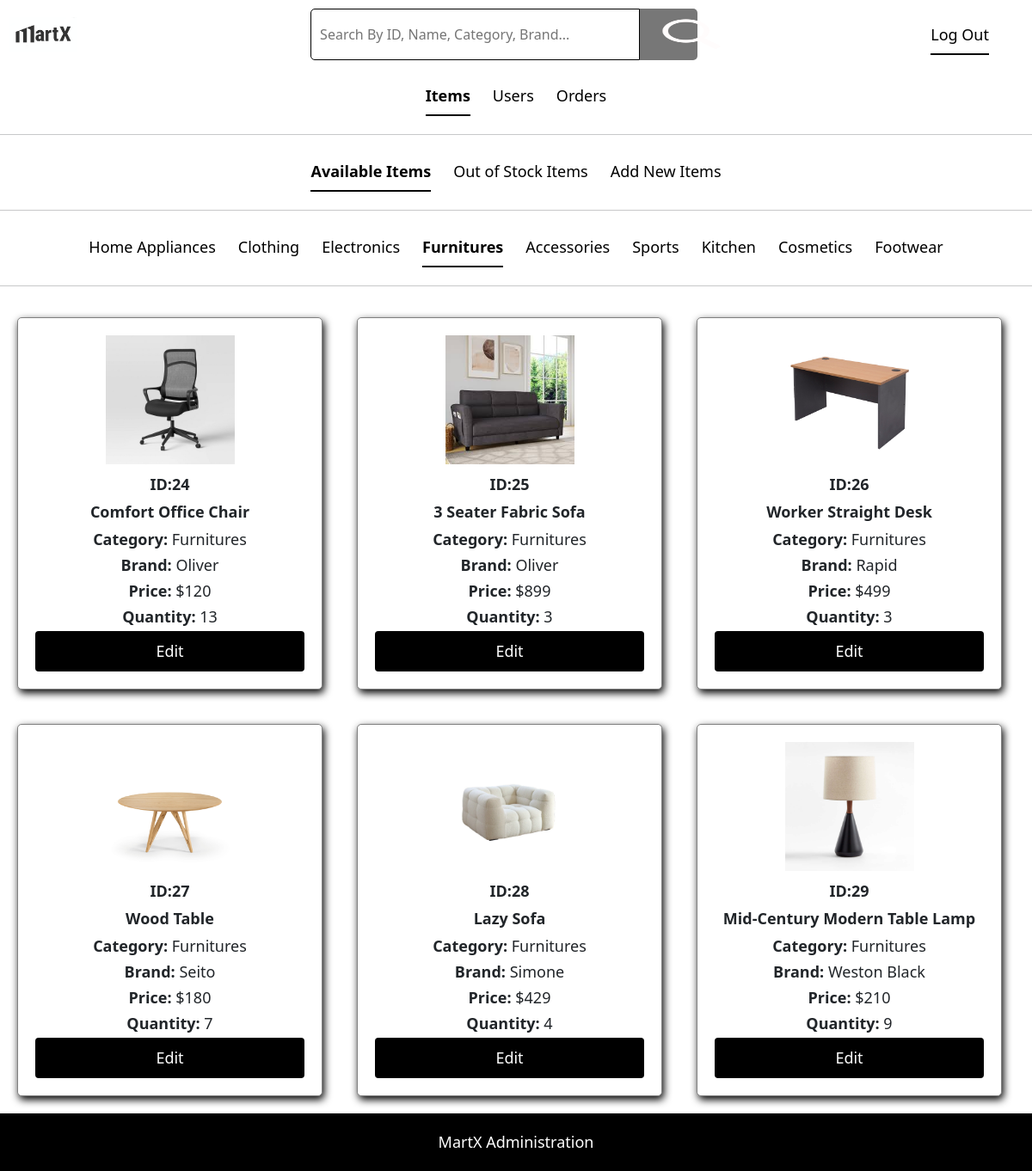
Page /Admin-Items/ViewItemsFurnitures.php (signed in) on the committed database.
### tables this page shows
CREATE TABLE `items` (
  `itemID` int(11) NOT NULL,
  `itemName` varchar(255) NOT NULL,
  `itemCategory` varchar(100) NOT NULL,
  `itemBrand` varchar(100) NOT NULL,
  `itemPrice` int(11) NOT NULL,
  `itemQuantity` int(11) NOT NULL,
  `itemPhoto` longblob NOT NULL
);

### Admin-Items/ViewItemsFurnitures.php (the view, shortened to what this page needs)
<!DOCTYPE html>
<html lang="en">
<head>
    <link href="https://cdn.jsdelivr.net/npm/bootstrap@5.3.3/dist/css/bootstrap.min.css" rel="stylesheet">
    <link href="AdminView.css" rel="stylesheet">
</head>
<body>
    <div class="top">
        <img src="../Image/pic.png" alt="MartX" height="70px" width="140px">
        <div>
            <form class="search-form" action="Search.php">
                <input type="text" id="search" name="search" placeholder="Search By ID, Name, Category, Brand...">
                <button type="submit"><img src="../Image/search.png" height="25px" width="25px"></button>
            </form>
        </div>
        <div class="login">
            <a href = "../Main/destroy_session.php">Log Out</a>
        </div>
    </div>
    <ul class="nav nav-underline">
        <li class="nav-item">
            <a class="nav-link active" href="#">Items</a>
        </li>
        <li class="nav-item">
            <a class="nav-link" href="../Admin-Users/ViewRegisteredUsers.php">Users</a>
        </li>
        <li class="nav-item">
            <a class="nav-link" href="../Admin-Orders/Processing.php">Orders</a>
        </li>
    </ul>
    <hr>
    <ul class="nav nav-underline">
        <li class="nav-item">
            <a class="nav-link active" href="#">Available Items</a>
        </li>
        <li class="nav-item">
            <a class="nav-link" href="HomeAppliancesOut.php">Out of Stock Items</a>
        </li>
        <li class="nav-item">
            <a class="nav-link" href="NewItems.php">Add New Items</a>
        </li>
    </ul>
    <hr>
    <ul class="nav nav-underline">
        <li class="nav-item">
            <a class="nav-link" href="ViewItemsHomeAppliances.php">Home Appliances</a>
        </li>
        <li class="nav-item">
            <a class="nav-link" href="ViewItemsClothing.php">Clothing</a>
        </li>
        <li class="nav-item">
            <a class="nav-link" href="ViewItemsElectronics.php">Electronics</a>
        </li>
        <li class="nav-item">
            <a class="nav-link active" href="#">Furnitures</a>
        </li>
        <li class="nav-item">
            <a class="nav-link" href="ViewItemsAccessories.php">Accessories</a>
        </li>
        <li class="nav-item">
            <a class="nav-link" href="ViewItemsSports.php">Sports</a>
        </li>
        <li class="nav-item">
            <a class="nav-link" href="ViewItemsKitchen.php">Kitchen</a>
        </li>
        <li class="nav-item">
            <a class="nav-link" href="ViewItemsCosmetics.php">Cosmetics</a>
        </li>
        <li class="nav-item">
            <a class="nav-link" href="ViewItemsFootwear.php">Footwear</a>
        </li>
    </ul>
    <hr>
    <div class="item-flex-container">
    <?php
    $host = "localhost";
    $user = "root";
    $passwd = "";
    $database = "martx";
    $tabledb = "items";
    $con = mysqli_connect($host,$user,$passwd,$database) or die("Could not connect to database");
    $query = "select * from $tabledb where itemCategory = 'Furnitures' and itemQuantity > 0";
    $result = mysqli_query($con,$query);
    if($result){
        $row_count = mysqli_num_rows($result);
        if ($row_count > 0) {
            while ($row = mysqli_fetch_array($result, MYSQLI_ASSOC)) {
                echo "<div class='item-container'>";
                echo "<form action='EditItems.php' method='post'>";
                echo "<img class='item-image' src='../Items/{$row['itemCategory']}/{$row['itemPhoto']}' alt='{$row['itemName']}'>";
                echo "<div class='item-details'>";
                echo "<p class='item-name'>ID:{$row['itemID']}</p>";
                echo "<p class='item-name'>{$row['itemName']}</p>";
                echo "<p class='item-detail'><strong>Category:</strong> {$row['itemCategory']}</p>";
                echo "<p class='item-detail'><strong>Brand:</strong> {$row['itemBrand']}</p>";
                echo "<p class='item-detail'><strong>Price:</strong> \${$row['itemPrice']}</p>";
                echo "<p class='item-detail'><strong>Quantity:</strong> {$row['itemQuantity']}</p>";
                echo "<button type='submit' name='editbtn'>Edit</button>";
                echo "</div>";
                echo "</form>";
                echo "</div>";
            }
        }else{
            echo "<div class='no-data-found'>No data found!</div>";
        }
    }else {
        echo "<script>alert('Error occuring!');</script>";
    }
    ?>
    </div>
    <footer>
        <p>MartX Administration</p>
    </footer>
</body>
</html>

### Admin-Items/AdminView.css (style rules this page uses)
.top { display: flex; justify-content: space-between; align-items: center; padding: 10px 10px; }
.login a { margin-right: 40px; text-decoration: none; color: #000; padding: 10px 0; border-bottom: 2px solid black; }
.search-form { display: flex; width: 450px; }
.search-form input[type="text"] { padding: 10px; border: 0.5px solid #000; border-radius: 5px 0 0 5px; width: 85%; }
.search-form button { padding: 10px 20px; background-color: #777; color: #000; border: none; border-radius: 0 5px 5px 0; cursor: pointer; width: 15%; }
footer { background-color: #000; color: #fff; position: relative; bottom: 0; width: 100%; padding: 15px 0; }
footer p { margin: 5px 0; text-align: center; }
.nav.nav-underline { display: flex; justify-content: center; margin-top: 5px; }
.nav-item a { color: #000; margin-right: 20px; }
button { background-color: black; color: #fff; padding: 10px; border: none; border-radius: 4px; cursor: pointer; width: 100%; }
.item-container { display: flex; flex-direction: column; border: 1px solid grey; border-radius: 5px; padding: 20px; justify-content: center; margin: 20px; width: calc(20% - 40px); box-shadow: 2px 4px 10px #000; background-color: white; text-align: center; }
.item-name { font-size: 18px; font-weight: bold; margin-bottom: 5px; overflow: hidden; text-overflow: ellipsis; white-space: nowrap; }
.item-image { display: flex; width: 200px; height: 180px; margin: auto; }
.item-details { text-align: center; margin-top: 10px; }
.item-detail { font-size: 16px; margin-bottom: 3px; }
.item-flex-container { display: flex; flex-wrap: wrap; justify-content: start; }
@media screen and (min-width: 768px) and (max-width: 1293px) { .top { align-items: right; } }
@media screen and (min-width: 768px) and (max-width: 1293px) { .top img { height: 40px; width: 80px; } }
@media screen and (min-width: 768px) and (max-width: 1293px) { footer p { font-size: 18px; } }
@media screen and (min-width: 768px) and (max-width: 1293px) { .nav-item a { font-size: 18px; margin: 5px; } }
@media screen and (min-width: 768px) and (max-width: 1293px) { .login a { font-size: 18px; } }
@media screen and (min-width: 768px) and (max-width: 1293px) { .item-container { margin: 20px; width: calc(35% - 65px); } }
@media screen and (min-width: 768px) and (max-width: 1293px) { .item-details { font-size: 18px; } }
@media screen and (min-width: 768px) and (max-width: 1293px) { .item-name { font-size: 18px; } }
@media screen and (min-width: 768px) and (max-width: 1293px) { .item-detail { font-size: 18px; } }
@media screen and (min-width: 768px) and (max-width: 1293px) { .item-image { width: auto; height: 150px; } }

### rows in the picture
items: itemCategory+itemPhoto+itemName (picture), itemID "24", itemName "Comfort Office Chair", itemCategory "Furnitures", itemBrand "Oliver", itemPrice "120", itemQuantity "13"
items: itemCategory+itemPhoto+itemName (picture), itemID "25", itemName "3 Seater Fabric Sofa", itemCategory "Furnitures", itemBrand "Oliver", itemPrice "899", itemQuantity "3"
items: itemCategory+itemPhoto (picture), itemID "26", itemName "Worker Straight Desk", itemCategory "Furnitures", itemBrand "Rapid", itemPrice "499", itemQuantity "3"
items: itemCategory+itemPhoto (picture), itemID "27", itemName "Wood Table", itemCategory "Furnitures", itemBrand "Seito", itemPrice "180", itemQuantity "7"
items: itemCategory+itemPhoto+itemName (picture), itemID "28", itemName "Lazy Sofa", itemCategory "Furnitures", itemBrand "Simone", itemPrice "429", itemQuantity "4"
items: itemCategory+itemPhoto+itemName (picture), itemID "29", itemName "Mid-Century Modern Table Lamp", itemCategory "Furnitures", itemBrand "Weston Black", itemPrice "210", itemQuantity "9"
